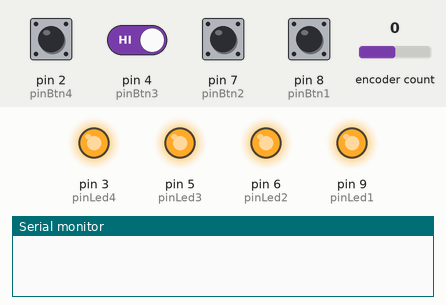
Recording of a sketch running on a simulated Arduino Leonardo, built with avr-gcc and run on an emulated ATmega32U4. On the bench: output pins drawn as LEDs (lit = HIGH), the last lines printed to the serial monitor. Dashed ring = blinking. The inputs (shaded band) are chosen by the test bench; at power-on: pin 2 (pinBtn4), pin 4 (pinBtn3), pin 7 (pinBtn2), pin 8 (pinBtn1) HIGH, encoder count 0. USB keyboard and mouse output is not drawn.

Above: at 1.2 s.
1.3 s: pin 2 (pinBtn4) pulled LOW for 0.15 s
At 2.5 s:
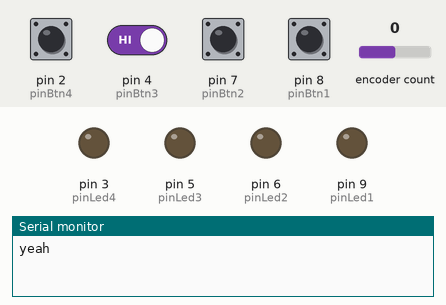
3.5 s: pin 2 (pinBtn4) pulled LOW for 1 s
At 4.25 s:
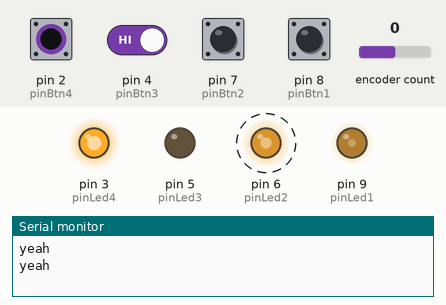
6.5 s: pin 2 (pinBtn4) driven LOW and pin 4 (pinBtn3) driven LOW
At 6.65 s:
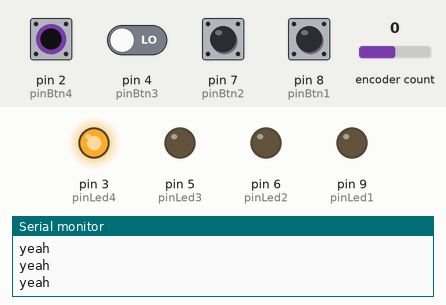
9.5 s: pin 2 (pinBtn4) driven HIGH
At 10.7 s:
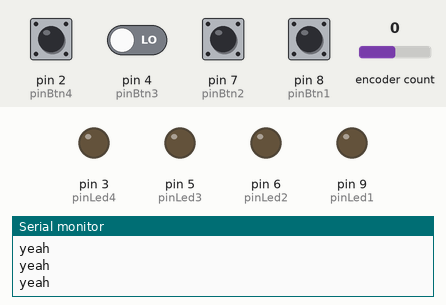
11.0 s: pin 2 (pinBtn4) driven LOW
At 11.45 s:
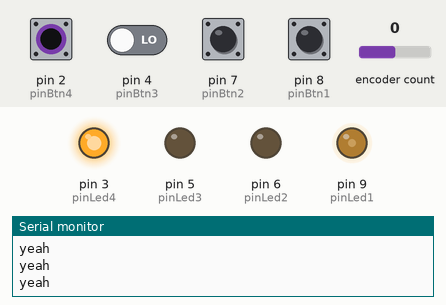
14.0 s: encoder count set to 1
At 14.16 s:
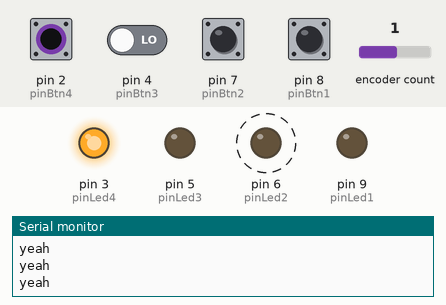
Timing chart, 0 to 18.0 s (numbered marks = the images above; inputs shaded):
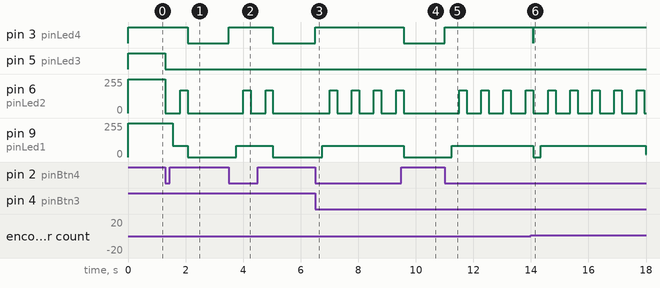

Measured:
- after the input at 1.3 s, pin 3 (pinLed4): HIGH → LOW after 0.77 s; pin 5 (pinLed3): HIGH → LOW at once; pin 6 (pinLed2): 255/255 → 0/255 at once, → 169/255 0.51 s later, → 0/255 0.26 s later; pin 9 (pinLed1): 255/255 → 84/255 after 0.25 s, → 0/255 0.52 s later
- after the input at 3.5 s, pin 3 (pinLed4): LOW → HIGH at once, → LOW 1.5 s later; pin 6 (pinLed2): alternates 169/255 for 0.26 s and 0/255 for 0.51 s, 4 changes in all, then stays 0/255, starting after 0.51 s; pin 9 (pinLed1): 0/255 → 84/255 after 0.25 s, → 0/255 1.3 s later
- after the input at 6.5 s, pin 3 (pinLed4): LOW → HIGH at once; pin 6 (pinLed2): alternates 169/255 for 0.26 s and 0/255 for 0.51 s, starting after 0.51 s; pin 9 (pinLed1): 0/255 → 84/255 after 0.25 s
- after the input at 9.5 s, pin 3 (pinLed4): HIGH → LOW after 0.07 s; pin 5 (pinLed3): stays LOW (without the input it goes to HIGH after 1.5 s); pin 6 (pinLed2): goes on until 9.6 s, then stays 0/255; pin 9 (pinLed1): 84/255 → 0/255 after 0.07 s
- after the input at 11.0 s, pin 3 (pinLed4): LOW → HIGH at once; pin 6 (pinLed2): alternates 169/255 for 0.26 s and 0/255 for 0.51 s, starting after 0.51 s; pin 9 (pinLed1): 0/255 → 84/255 after 0.25 s
- after the input at 14.0 s, pin 3 (pinLed4): HIGH → LOW after 0.07 s, → HIGH 0.01 s later; pin 9 (pinLed1): 84/255 → 0/255 after 0.07 s, → 84/255 0.27 s later

The sketch:

hotkeys.ino
```cpp
#include "HID-Project.h"
#include <Rotary.h>

#define pinLed1 9
#define pinLed2 6
#define pinLed3 5
#define pinLed4 3

#define pinBtn1 8
#define pinBtn2 7
#define pinBtn3 4
#define pinBtn4 2

#define pinBtnRotary 21

Rotary r = Rotary(10,16);

unsigned long lastDebounceTimeBtn1 = 0;
unsigned long lastDebounceTimeBtn2 = 0;
unsigned long lastDebounceTimeBtn3 = 0;
unsigned long lastDebounceTimeBtn4 = 0;

unsigned long debounceDelay = 300;

void setup() {

  Serial.begin(9600);

  pinMode(pinBtn1, INPUT_PULLUP);
  pinMode(pinBtn2, INPUT_PULLUP);
  pinMode(pinBtn3, INPUT_PULLUP);
  pinMode(pinBtn4, INPUT_PULLUP);

  pinMode(pinBtnRotary, INPUT);

  pinMode(pinLed1,OUTPUT);
  pinMode(pinLed2,OUTPUT);
  pinMode(pinLed3,OUTPUT);
  pinMode(pinLed4,OUTPUT);


  todosEncendidos();
}

unsigned long lastChangeLed = 0;
unsigned long timeChangeLed = 500;
boolean estado = false;

void loop() {


  if(digitalRead(pinBtn1) == LOW) {
    if((lastDebounceTimeBtn1 - millis()) > debounceDelay) {
      lastDebounceTimeBtn1 = millis();
      button1();
    }
  }

  if(digitalRead(pinBtn2) == LOW) {
    if((lastDebounceTimeBtn2 - millis()) > debounceDelay) {
      lastDebounceTimeBtn2 = millis();
      button2();
    }
  }

  if(digitalRead(pinBtn3) == LOW) {
    if((lastDebounceTimeBtn3 - millis()) > debounceDelay) {
      lastDebounceTimeBtn3 = millis();
      button3();
    }
  }

  if(digitalRead(pinBtn4) == LOW) {
    if((lastDebounceTimeBtn4 - millis()) > debounceDelay) {
      lastDebounceTimeBtn4 = millis();

      button4();

    }
  }

  unsigned char result = r.process();
  if (result == DIR_CW) {
      girarDerecha();
  } else if(result == DIR_CCW) {
      girarIzquierda();

  }

}

void efectos_led_1() {
    cambiarEstadoTodos(false);

    digitalWrite(pinLed4, HIGH);

    for(int i=0;i<85;i++) {
        analogWrite(pinLed1, i);
        delay(3);
    }
    for(int i=85;i<170;i++) {
        analogWrite(pinLed2, i);
        delay(3);
    }
    for(int i=170;i<255;i++) {
        analogWrite(pinLed3, i);
        delay(3);
    }

    cambiarEstadoTodos(false);
}

void todosEncendidos() {
  digitalWrite(pinLed1, HIGH);
  digitalWrite(pinLed2, HIGH);
  digitalWrite(pinLed3, HIGH);
  digitalWrite(pinLed4, HIGH);
}

void cambiarEstadoTodos(boolean estado) {
  digitalWrite(pinLed1, estado);
  digitalWrite(pinLed2, estado);
  digitalWrite(pinLed3, estado);
  digitalWrite(pinLed4, estado);
}

void button1() {

}

void button4() {
    Serial.println("yeah");
    efectos_led_1();
}

void button2() {

}

void button3() {

}


void girarDerecha() {
  Consumer.begin();
  Consumer.write(MEDIA_VOLUME_UP);
  delay(10);
  Consumer.releaseAll();
  Consumer.end();
}

void girarIzquierda() {
  Consumer.begin();
  Consumer.write(MEDIA_VOLUME_DOWN);
  delay(10);
  Consumer.releaseAll();
  Consumer.end();
}
```
